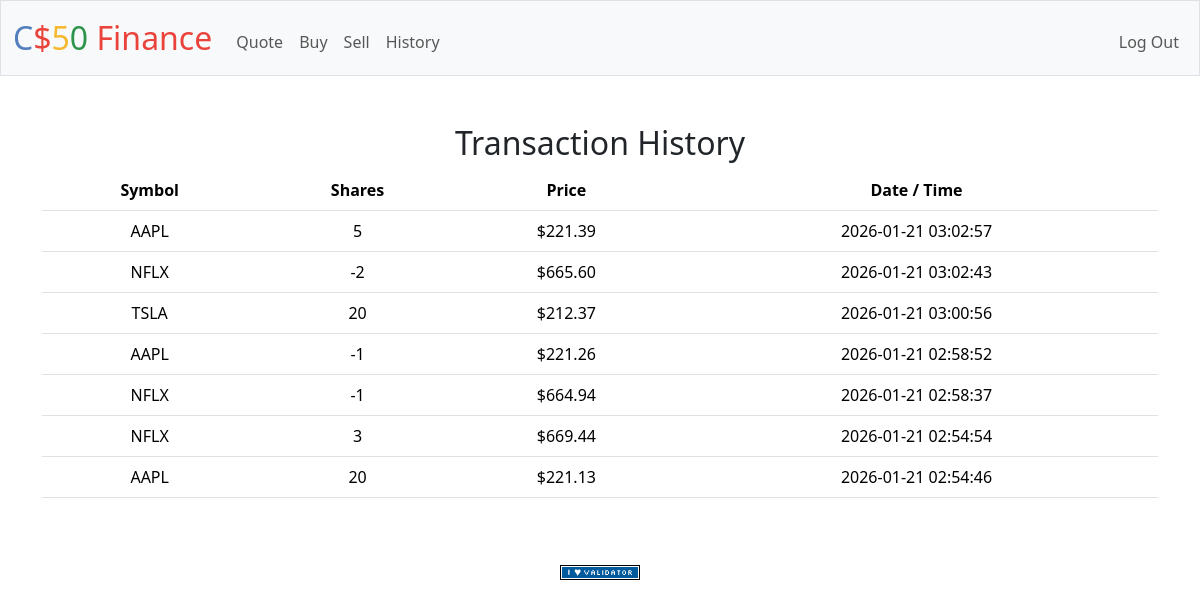
The app's page /history (signed in) with its own data.
### tables this page shows
CREATE TABLE transactions (
    id INTEGER PRIMARY KEY AUTOINCREMENT,
    user_id INTEGER NOT NULL,
    symbol TEXT NOT NULL,
    shares INTEGER NOT NULL,
    price NUMERIC NOT NULL,
    timestamp DATETIME DEFAULT CURRENT_TIMESTAMP
);

### app.py (the view)
@app.route("/history")
@login_required
def history():
    transactions = db.execute("""
        SELECT symbol, shares, price, timestamp
        FROM transactions
        WHERE user_id = ?
        ORDER BY timestamp DESC
    """, session["user_id"])
    return render_template("history.html", transactions=transactions)

### app.py (called while the page is built)
@app.after_request
def after_request(response):
    response.headers["Cache-Control"] = "no-cache, no-store, must-revalidate"
    response.headers["Expires"] = 0
    response.headers["Pragma"] = "no-cache"
    return response

### helpers.py (called while the page is built)
def login_required(f):
    @wraps(f)
    def decorated_function(*args, **kwargs):
        if session.get("user_id") is None:
            return redirect("/login")
        return f(*args, **kwargs)
    return decorated_function

def usd(value):
    try:
        return f"${value:,.2f}"
    except (TypeError, ValueError):
        return "$0.00"

### templates/history.html
{% extends "layout.html" %}
{% block main %}
<h2>Transaction History</h2>
<table class="table">
    <thead>
        <tr>
            <th>Symbol</th>
            <th>Shares</th>
            <th>Price</th>
            <th>Date / Time</th>
        </tr>
    </thead>
    <tbody>
        {% for t in transactions %}
        <tr>
            <td>{{ t.symbol }}</td>
            <td>{{ t.shares }}</td>
            <td>{{ t.price | usd }}</td>
            <td>{{ t.timestamp }}</td>
        </tr>
        {% endfor %}
    </tbody>
</table>
{% endblock %}

### templates/layout.html (shortened to what this page needs)
<!DOCTYPE html>
<html lang="en">
    <head>
        <link href="https://cdn.jsdelivr.net/npm/bootstrap@5.3.8/dist/css/bootstrap.min.css" rel="stylesheet">
        <link href="/static/styles.css" rel="stylesheet">
    </head>
    <body>
        <nav class="bg-light border navbar navbar-expand-md navbar-light">
            <div class="container-fluid">
                <a class="navbar-brand" href="/"><span class="blue">C</span><span class="red">$</span><span class="yellow">5</span><span class="green">0</span> <span class="red">Finance</span></a>
                <div class="collapse navbar-collapse" id="navbar">
                    {% if session["user_id"] %}
                        <ul class="navbar-nav me-auto mt-2">
                            <li class="nav-item"><a class="nav-link" href="/quote">Quote</a></li>
                            <li class="nav-item"><a class="nav-link" href="/buy">Buy</a></li>
                            <li class="nav-item"><a class="nav-link" href="/sell">Sell</a></li>
                            <li class="nav-item"><a class="nav-link" href="/history">History</a></li>
                        </ul>
                        <ul class="navbar-nav ms-auto mt-2">
                            <li class="nav-item"><a class="nav-link" href="/logout">Log Out</a></li>
                        </ul>
                    {% else %}
                        <ul class="navbar-nav ms-auto mt-2">
                            <li class="nav-item"><a class="nav-link" href="/register">Register</a></li>
                            <li class="nav-item"><a class="nav-link" href="/login">Log In</a></li>
                        </ul>
                    {% endif %}
                </div>
            </div>
        </nav>
        <main class="container py-5 text-center">
            {% block main %}{% endblock %}
        </main>
        <footer class="mb-5">
            <form action="https://validator.w3.org/check" class="text-center" enctype="multipart/form-data" method="post" target="_blank">
                <input alt="Validate" src="/static/I_heart_validator.png" type="image">
            </form>
        </footer>
    </body>
</html>

### static/styles.css (style rules this page uses)
nav .navbar-brand { font-size: xx-large; }
nav .navbar-brand .blue { color: #537fbe; }
nav .navbar-brand .red { color: #ea433b; }
nav .navbar-brand .yellow { color: #f5b82e; }
nav .navbar-brand .green { color: #2e944b; }

### records on screen
transactions: symbol "AAPL", shares "5", price "$221.39", timestamp "2026-01-21 03:02:57"
transactions: symbol "NFLX", shares "-2", price "$665.60", timestamp "2026-01-21 03:02:43"
transactions: symbol "TSLA", shares "20", price "$212.37", timestamp "2026-01-21 03:00:56"
transactions: symbol "AAPL", shares "-1", price "$221.26", timestamp "2026-01-21 02:58:52"
transactions: symbol "NFLX", shares "-1", price "$664.94", timestamp "2026-01-21 02:58:37"
transactions: symbol "NFLX", shares "3", price "$669.44", timestamp "2026-01-21 02:54:54"
transactions: symbol "AAPL", shares "20", price "$221.13", timestamp "2026-01-21 02:54:46"
